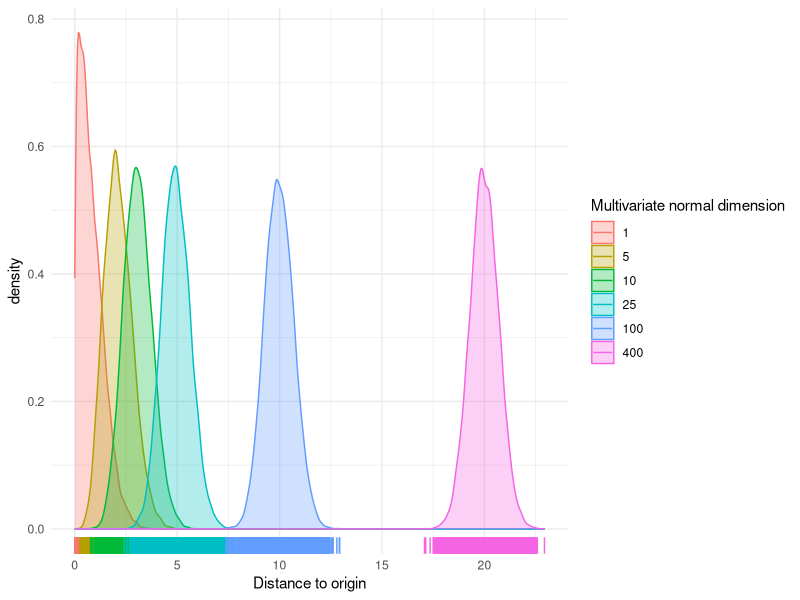

Write the R code that produced this figure.
## ---- chunk 1
library(MASS)
library(purrr)
library(ggplot2)
library(dplyr)

theme_set(theme_minimal())
## ---- chunk 2

simulate_norm <- function(dimension, n_samples) { 
  
  # Sample multivariate normal distribution
  # with mean in the origin
  # and identity matrix standard deviation
  sim_data <- mvrnorm(n = n_samples, 
                      mu = rep(0, dimension), 
                      Sigma = diag(dimension))
  
  # Compute, for each sample, the l2 distance to the origin
  l2_norm <- sqrt(rowSums(sim_data ** 2))
  
  # Return the results organized in a data frame
  data.frame(
    l2_norm = l2_norm,
    dimension = dimension
  )
  
}

## ---- chunk 3

dims_sim <- c(1, 5, 10, 25, 100, 400)

norm_simulations <- map_dfr(dims_sim, simulate_norm, n_samples = 20000)

## ---- chunk 4

norm_simulations %>% 
  mutate(`Multivariate normal dimension` = as.factor(dimension)) %>% 
  ggplot(aes(x = l2_norm, color = `Multivariate normal dimension`, fill = `Multivariate normal dimension`)) + 
  geom_density(alpha = 0.3) + 
  geom_rug() +
  xlab("Distance to origin")
